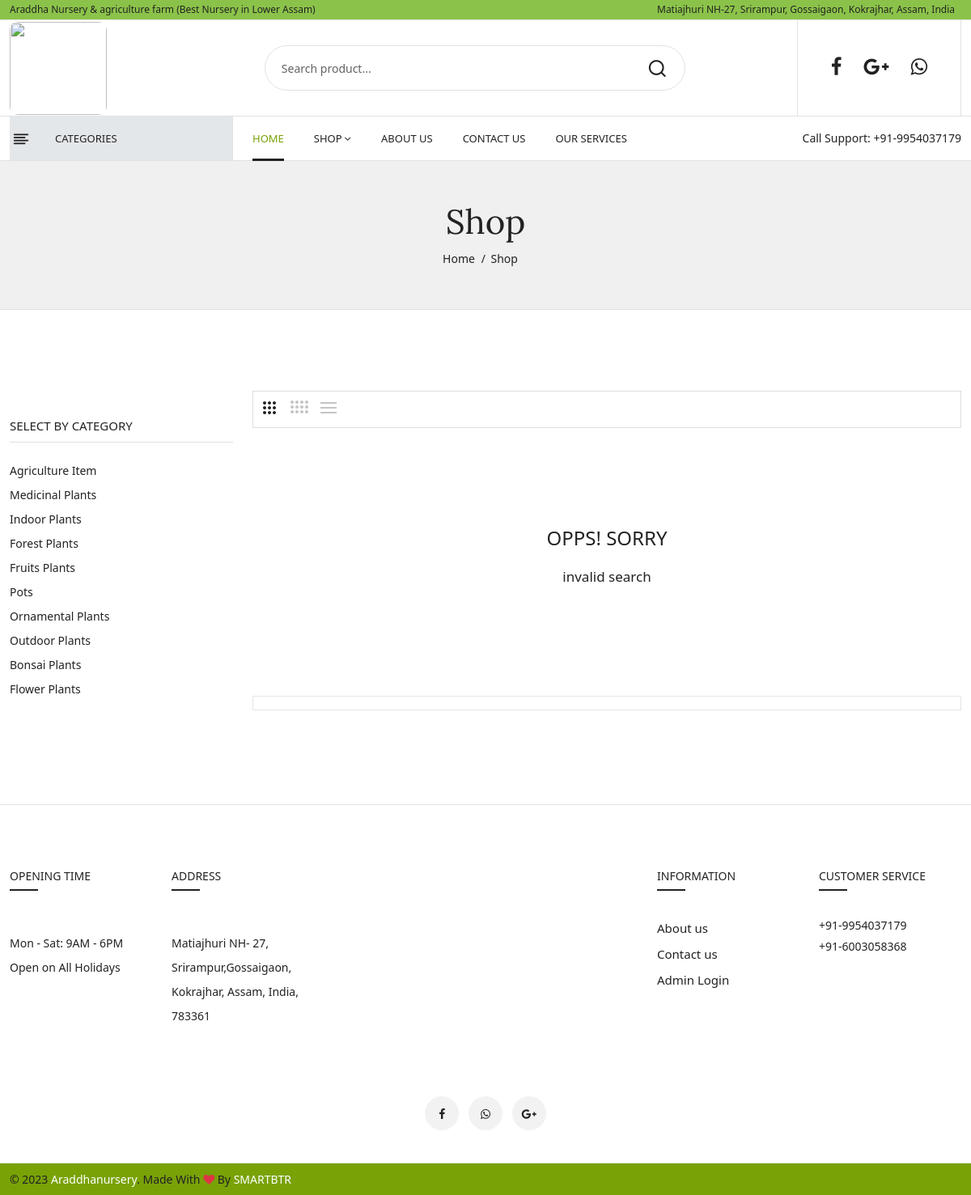
Screenshot of /pages/search.php with the database file from the repository.
### tables this page shows
CREATE TABLE `categories` (
  `cat_id` int(224) NOT NULL,
  `cat_name` varchar(224) NOT NULL,
  `status` varchar(200) NOT NULL
);

### classes/DbConfig.php (called while the page is built)
<?php
  class DbConfig  {
      protected $servername='localhost';
      protected $username="root";
      protected $password="";
    public function connect() {
        try {
          	$connection = new PDO("mysql:host=$this->servername;dbname=araddha",$this->username,$this->password);
          	$connection -> setAttribute(PDO::ATTR_ERRMODE,PDO::ERRMODE_EXCEPTION);
            return $connection;
          } catch(PDOException $e) {
          	echo '<br>'.$e->getMessage();
          }
    }
  }
?>

### classes/Crud.php (called while the page is built, shortened)
<?php
  require_once 'DbConfig.php';
  class Crud extends DbConfig {
    public function Read($TableName, $Condition) {
      $sql = "SELECT * FROM ".$TableName." WHERE ".$Condition;
      $stmt = $this->connect()->prepare($sql);
      $stmtExec = $stmt -> execute();
      if ($stmtExec) {
        $Data = $stmt -> fetchAll(PDO:: FETCH_ASSOC);
        return $Data;
      } else {
        echo "An Error Occured.";
      }
    }
  }
?>

### pages/search.php (the view, shortened to what this page needs)
<?php include("../include/header.php"); ?>
<div class="breadcrumbs_area">
   <div class="container">
      <div class="row">
         <div class="col-12">
            <div class="breadcrumb_content">
               <h3>Shop</h3>
               <ul>
                  <li><a href="index.php">home</a></li>
                  <li>shop</li>
               </ul>
            </div>
         </div>
      </div>
   </div>
</div>
<div class="shop_area shop_reverse mt-100 mb-100">
   <div class="container">
      <div class="row">
         <div class="col-lg-3 col-md-12">
            <aside class="sidebar_widget">
               <div class="widget_inner">
                  <div class="widget_list widget_color">
                     <h3>Select By Category</h3>
                     <?php
                        $readCat=$crud->Read("categories", "status=1");
                        if($readCat){
                          foreach ($readCat as $ckey) {
                        ?>
                     <ul>
                        <li>
                           <a href="sub_details.php?cat_id=<?php echo $ckey['cat_id']?>"><?php echo $ckey['cat_name'];?></a>
                        </li>
                     </ul>
                     <?php }}?>
                  </div>
               </div>
            </aside>
         </div>
         <div class="col-lg-9 col-md-12">
            <div class="shop_toolbar_wrapper">
               <div class="shop_toolbar_btn">
                  <button data-role="grid_3" type="button" class="active btn-grid-3" data-bs-toggle="tooltip"
                     title="3"></button>
                  <button data-role="grid_4" type="button" class=" btn-grid-4" data-bs-toggle="tooltip"
                     title="4"></button>
                  <button data-role="grid_list" type="button" class="btn-list" data-bs-toggle="tooltip"
                     title="List"></button>
               </div>
            </div>
            <div class="row shop_wrapper">
               <?php if ($result && mysqli_num_rows($result) > 0) {
                  while ($cKey = mysqli_fetch_assoc($result)) {
                      $read1 = $cKey['image1'];
                      $read2 = $cKey['plantname'];
                      $read3 = $cKey['price'];
                      $read4 = $cKey['discount_price'];
                  ?>
               <div class="col-lg-4 col-md-4 col-12 ">
                  <article class="single_product">
                     <figure>
                        <div class="product_thumb">
                           <a class="primary_img" href="product-details.php?plant_id=<?php echo $cKey['plant_id']?>"><img
                              src="../admin/images/<?php echo $read1?>" alt="" class="imgsize"></a>
                           <!-- <div class="action_links">
                              <ul>
                                  <li class="add_to_cart"><a href="cart.php" title="Add to cart"><i
                                              class="icon-shopping-bag"></i></a></li>
                                  <li class="compare"><a href="#" title="Add to Compare"><i
                                              class="icon-sliders"></i></a></li>
                                  <li class="wishlist"><a href="wishlist.php" title="Add to Wishlist"><i
                                              class="icon-heart"></i></a></li>
                                  <li class="quick_button"><a href="#" data-bs-toggle="modal"
                                          data-bs-target="#modal_box" title="quick view"> <i
                                              class="icon-eye"></i></a></li>
                              </ul>
                              </div> -->
                           <!--  <div class="action_links list_action">
                              <ul>
                                  <li class="quick_button"><a href="#" data-bs-toggle="modal"
                                          data-bs-target="#modal_box" title="quick view"> <i
                                              class="icon-eye"></i></a></li>
                              </ul>
                              </div> -->
                        </div>
                        <div class="product_content grid_content">
                           <div class="product_price_rating">
                              <!-- <div class="product_rating">
                                 <ul>
                                     <li><a href="#"><i class="icon-star"></i></a></li>
                                     <li><a href="#"><i class="icon-star"></i></a></li>
                                     <li><a href="#"><i class="icon-star"></i></a></li>
                                     <li><a href="#"><i class="icon-star"></i></a></li>
                                     <li><a href="#"><i class="icon-star"></i></a></li>
                                 </ul>
                                 </div> -->
                              <h4 class="product_name"><a href="product-details.php?plant_id=<?php echo $cKey['plant_id']?>"><?php echo $read2?></a></h4>
                              <div class="price_box">
                                 <span class="current_price">Rs.<?php echo $cKey['discount_price']?></span>
                                 <span class="old_price">Rs. <?php echo $cKey['price']?></span>
                              </div>
                           </div>
                        </div>
                        <div class="product_content list_content">
                           <h4 class="product_name"><a href="product-details.php?plant_id=<?php echo $cKey['plant_id']?>"><?php echo $read2?></a>
                           </h4>
                           <div class="price_box">
                              <span class="current_price">Rs.<?php echo $cKey['discount_price']?></span>
                              <span class="old_price">Rs. <?php echo $cKey['price']?></span>
                           </div>
                           <div class="product_desc">
                              <p><?php echo $cKey['description']?>
                              </p>
                           </div>
                           <div class="action_links list_action_right">
                              <ul>
                                 <li class="add_to_cart"><a href="https://wa.me/+916003058368?text=Hello%2C%20 Araddha" title="Add to cart">contact seller</a>
                                 </li>
                              </ul>
                           </div>
                        </div>
                     </figure>
                  </article>
               </div>
               <?php }}else{
                  ?>
               <div class="error_section">
                  <div class="container">
                     <div class="row">
                        <div class="col-12">
                           <div class="error_form">
                              <h2>Opps! Sorry </h2>
                              <p>invalid search </p>
                           </div>
                        </div>
                     </div>
                  </div>
               </div>
               <?php
                  }
                  ?>
            </div>
            <div class="shop_toolbar t_bottom">
            </div>
         </div>
      </div>
   </div>
</div>
<?php include("../include/footer.php"); ?>

### rows the page displays
categories: cat_name "Agriculture Item"
categories: cat_name "Medicinal Plants"
categories: cat_name "Indoor Plants"
categories: cat_name "Forest Plants"
categories: cat_name "Fruits Plants"
categories: cat_name "Pots"
categories: cat_name "Ornamental Plants"
categories: cat_name "Outdoor Plants"
categories: cat_name "Bonsai Plants"
categories: cat_name "Flower Plants"
